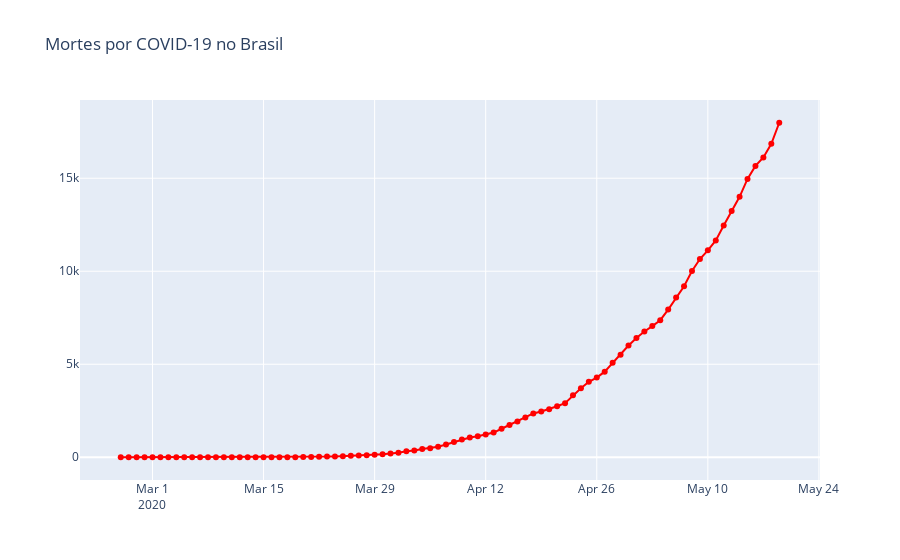

Here is the notebook cell this chart was saved with:
### Markdown cell above
# Mortes

### Code cell
fig = go.Figure()
fig.add_trace(
    go.Scatter(x=brasil.observationdate, y=brasil.deaths, name="Mortes",
                mode= 'lines+markers',line={'color':'red'})
)


fig.update_layout(title="Mortes por COVID-19 no Brasil")

fig.show()
